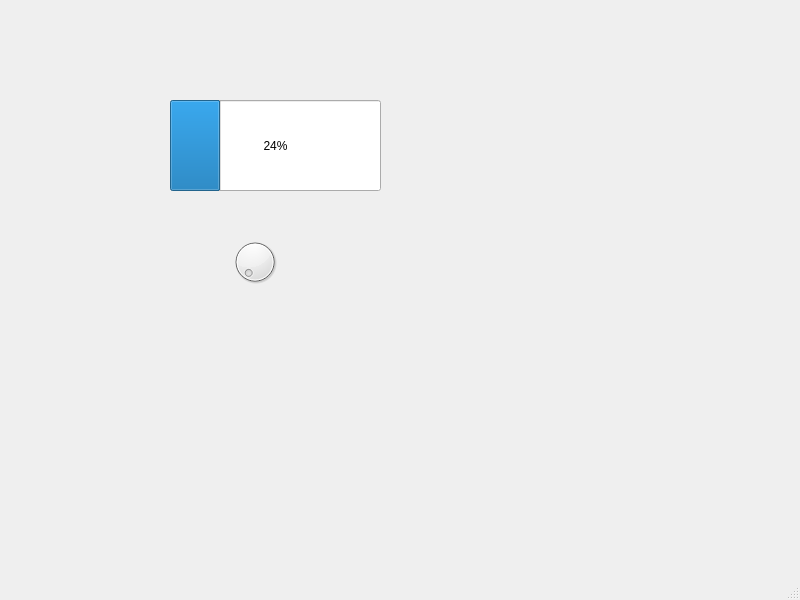
<?xml version="1.0" encoding="UTF-8"?>
<ui version="4.0">
 <class>MainWindow</class>
 <widget class="QMainWindow" name="MainWindow">
  <property name="geometry">
   <rect>
    <x>0</x>
    <y>0</y>
    <width>800</width>
    <height>600</height>
   </rect>
  </property>
  <property name="mouseTracking">
   <bool>true</bool>
  </property>
  <property name="windowTitle">
   <string>MainWindow</string>
  </property>
  <widget class="QWidget" name="centralwidget">
   <widget class="QProgressBar" name="progressBar">
    <property name="geometry">
     <rect>
      <x>170</x>
      <y>100</y>
      <width>211</width>
      <height>91</height>
     </rect>
    </property>
    <property name="value">
     <number>24</number>
    </property>
   </widget>
   <widget class="QDial" name="dial">
    <property name="geometry">
     <rect>
      <x>230</x>
      <y>230</y>
      <width>50</width>
      <height>64</height>
     </rect>
    </property>
   </widget>
  </widget>
  <widget class="QMenuBar" name="menubar">
   <property name="geometry">
    <rect>
     <x>0</x>
     <y>0</y>
     <width>800</width>
     <height>21</height>
    </rect>
   </property>
  </widget>
  <widget class="QStatusBar" name="statusbar"/>
 </widget>
 <resources/>
 <connections/>
</ui>
